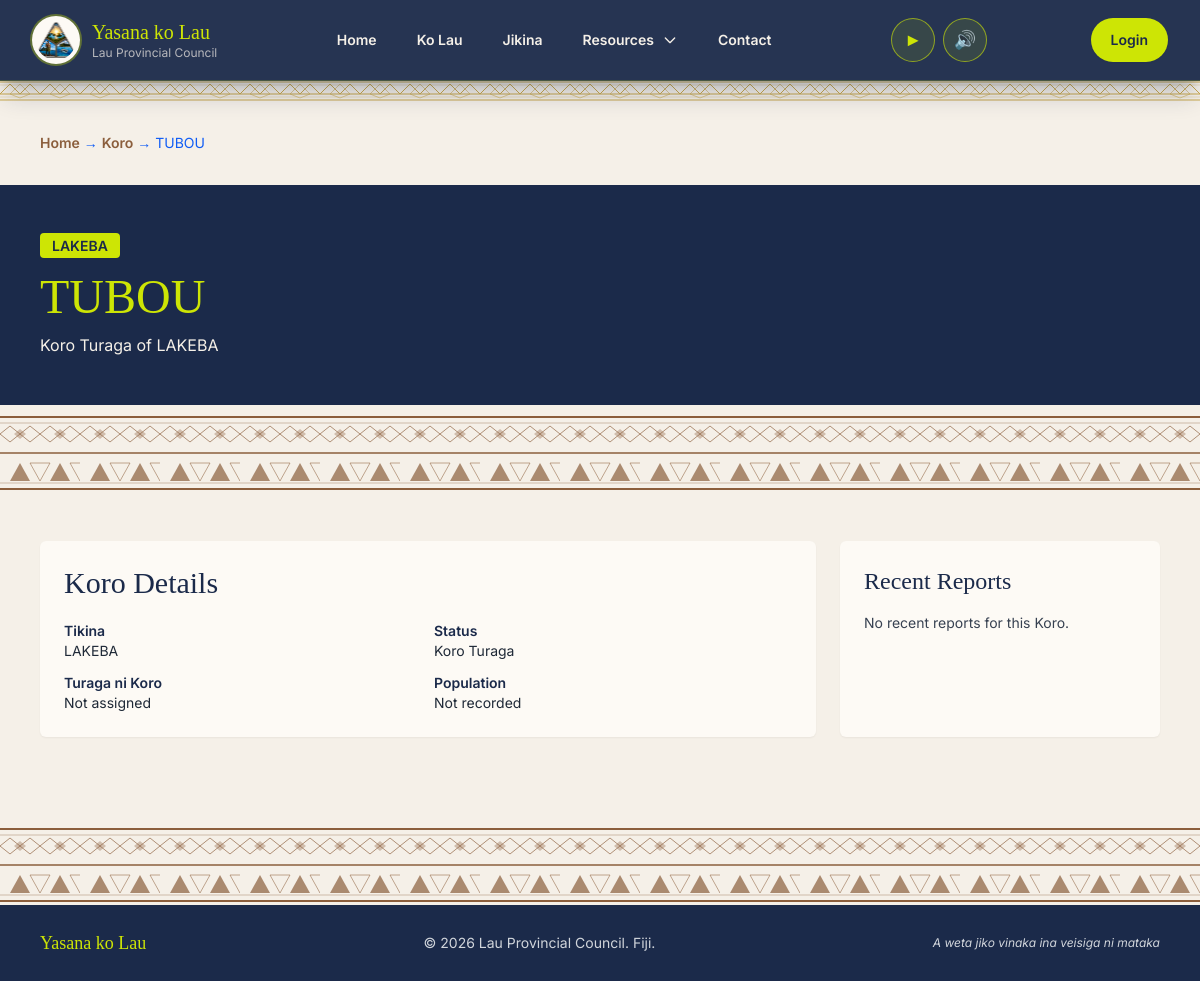
Screenshot of /koro/lakeba-tubou/ with the database file from the repository.
### koro/models.py (models this page shows, shortened)
class Koro(models.Model):
    name = models.CharField(max_length=100)
    slug = models.SlugField(max_length=120, unique=True, blank=True)
    tikina = models.ForeignKey("tikina.Tikina", on_delete=models.PROTECT, related_name="koro")
    is_koro_turaga = models.BooleanField(
        default=False,
        help_text="True if this village is the Koro Turaga (principal village) of its Tikina",
    )
    population = models.PositiveIntegerField(null=True, blank=True)
    notes = models.CharField(max_length=255, blank=True)
    description = models.TextField(blank=True)
    cover_image = models.ImageField(upload_to="koro/covers/", blank=True, null=True)
    turaga_ni_koro = models.OneToOneField(
        "accounts.UserProfile",
        on_delete=models.SET_NULL,
        null=True,
        blank=True,
        related_name="koro_managed",
        help_text="The Turaga ni Koro user assigned to this village",
    )
    created_at = models.DateTimeField(auto_now_add=True)
    updated_at = models.DateTimeField(auto_now=True)
    class Meta:
        ordering = ["tikina__number", "-is_koro_turaga", "name"]
        verbose_name = "Koro"
        verbose_name_plural = "Koro"
        constraints = [
            models.UniqueConstraint(fields=["name", "tikina"], name="unique_koro_name_per_tikina"),
            models.UniqueConstraint(
                fields=["tikina"],
                condition=Q(is_koro_turaga=True),
                name="unique_koro_turaga_per_tikina",
            ),
        ]

### tikina/models.py (models this page shows, shortened)
class Tikina(models.Model):
    number = models.PositiveSmallIntegerField(unique=True, help_text="Official order number (1-13)")
    name = models.CharField(max_length=100, unique=True, help_text="Official Fijian name in UPPERCASE")
    slug = models.SlugField(max_length=120, unique=True, blank=True)
    koro_turaga = models.CharField(max_length=100, help_text="Principal village / seat of the Tikina")
    official_koro_count = models.PositiveSmallIntegerField(default=0)
    island_group = models.CharField(max_length=100, blank=True)
    population = models.PositiveIntegerField(default=0)
    mataqali_count = models.PositiveIntegerField(default=0)
    description = models.TextField(blank=True)
    cover_image = models.ImageField(upload_to="tikina/covers/", blank=True, null=True)
    is_active = models.BooleanField(default=True)
    mata_ni_tikina = models.OneToOneField(
        "accounts.UserProfile",
        on_delete=models.SET_NULL,
        null=True,
        blank=True,
        related_name="tikina_managed",
        help_text="The Mata ni Tikina user assigned to this Tikina",
    )
    class Meta:
        ordering = ["number"]
        verbose_name = "Tikina"
        verbose_name_plural = "Tikina"

### koro/views.py (the view)
# urls.py: path("<slug:slug>/", KoroDetailView.as_view(), name="detail"),
class KoroDetailView(DetailView):
    model = Koro
    template_name = "koro/detail.html"
    context_object_name = "koro"
    def get_queryset(self):
        return Koro.objects.select_related("tikina", "turaga_ni_koro", "turaga_ni_koro__user")
    def get_context_data(self, **kwargs):
        context = super().get_context_data(**kwargs)
        context["tikina"] = self.object.tikina
        context["recent_reports"] = KoroReport.objects.filter(koro_name__iexact=self.object.name).select_related("tikina")[:5]
        return context

### accounts/context_processors.py (called while the page is built, shortened)
def membership(request):
    if not request.user.is_authenticated:
        return {"membership_type": "", "is_roko_user": False, "current_role_group": "", "current_role_label": ""}

### templates/koro/detail.html (shortened to what this page needs)
{% extends "base.html" %}
{% block content %}
<section class="max-w-6xl mx-auto px-4 py-8">
  <nav class="text-sm text-lau-muted">
    <a class="font-semibold text-lau-earth" href="{% url 'home' %}">Home</a>
    &rarr; <a class="font-semibold text-lau-earth" href="{% url 'koro:list' %}">Koro</a>
    &rarr; {{ koro.name }}
  </nav>
</section>
<section class="bg-lau-navy text-lau-cream">
  <div class="max-w-6xl mx-auto px-4 py-12">
    <span class="rounded bg-lau-gold px-3 py-1 text-sm font-semibold text-lau-navy">{{ tikina.name }}</span>
    <h1 class="mt-4 font-display text-5xl text-lau-gold">{{ koro.name }}</h1>
    <p class="mt-3">{% if koro.is_koro_turaga %}Koro Turaga of {{ tikina.name }}{% else %}Village of {{ tikina.name }}{% endif %}</p>
  </div>
</section>
{% include "partials/masi_divider.html" %}
<section class="max-w-6xl mx-auto px-4 py-10 grid gap-6 lg:grid-cols-[1fr_320px]">
  <article class="rounded-md bg-lau-white p-6 shadow-sm">
    <h2 class="font-display text-3xl text-lau-navy">Koro Details</h2>
    <dl class="mt-5 grid gap-3 text-sm md:grid-cols-2">
      <div><dt class="font-semibold text-lau-navy">Tikina</dt><dd>{{ tikina.name }}</dd></div>
      <div><dt class="font-semibold text-lau-navy">Status</dt><dd>{% if koro.is_koro_turaga %}Koro Turaga{% else %}Village{% endif %}</dd></div>
      <div>
        <dt class="font-semibold text-lau-navy">Turaga ni Koro</dt>
        <dd>
          {% if koro.turaga_ni_koro %}
            {{ koro.turaga_ni_koro.user.get_full_name|default:koro.turaga_ni_koro.user.username }}
          {% else %}
            Not assigned
          {% endif %}
        </dd>
      </div>
      <div><dt class="font-semibold text-lau-navy">Population</dt><dd>{{ koro.population|default:"Not recorded" }}</dd></div>
    </dl>
  </article>
  <aside class="rounded-md bg-lau-white p-6 shadow-sm">
    <h2 class="font-display text-2xl text-lau-navy">Recent Reports</h2>
    <div class="mt-4 grid gap-3 text-sm">
      {% for report in recent_reports %}
        <div class="rounded border border-lau-cream p-3">
          <strong>{{ report.get_report_type_display }}</strong>
          <span class="block text-lau-muted">{{ report.submitted_at|date:"d M Y" }} · {{ report.get_status_display }}</span>
        </div>
      {% empty %}
        <p class="text-gray-700">No recent reports for this Koro.</p>
      {% endfor %}
    </div>
  </aside>
</section>
{% endblock %}

### rows the page displays
Koro: name "TUBOU", population "Not recorded"
Tikina: name "LAKEBA"
